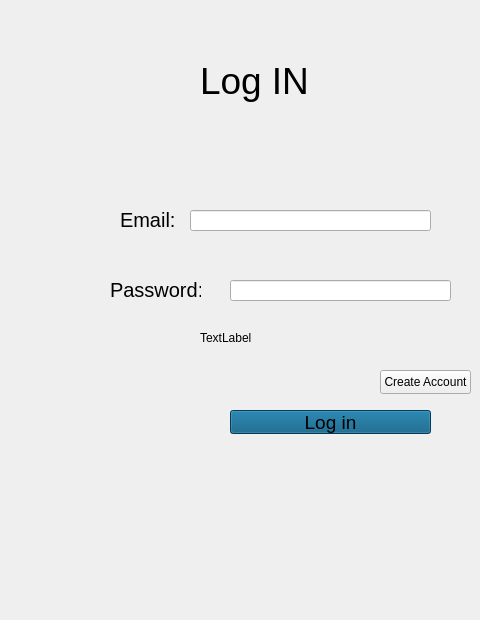
<?xml version="1.0" encoding="UTF-8"?>
<ui version="4.0">
 <class>Dialog</class>
 <widget class="QDialog" name="Dialog">
  <property name="geometry">
   <rect>
    <x>0</x>
    <y>0</y>
    <width>480</width>
    <height>620</height>
   </rect>
  </property>
  <property name="windowTitle">
   <string>Dialog</string>
  </property>
  <widget class="QLineEdit" name="confirmpass">
   <property name="geometry">
    <rect>
     <x>580</x>
     <y>770</y>
     <width>221</width>
     <height>21</height>
    </rect>
   </property>
  </widget>
  <widget class="QLineEdit" name="email">
   <property name="geometry">
    <rect>
     <x>560</x>
     <y>640</y>
     <width>241</width>
     <height>21</height>
    </rect>
   </property>
  </widget>
  <widget class="QPushButton" name="signupbutton">
   <property name="geometry">
    <rect>
     <x>570</x>
     <y>840</y>
     <width>201</width>
     <height>24</height>
    </rect>
   </property>
   <property name="styleSheet">
    <string notr="true">background-color: rgb(0, 85, 127);font-size:14pt;</string>
   </property>
   <property name="text">
    <string>Sign up</string>
   </property>
  </widget>
  <widget class="QLineEdit" name="password">
   <property name="geometry">
    <rect>
     <x>580</x>
     <y>720</y>
     <width>221</width>
     <height>21</height>
    </rect>
   </property>
  </widget>
  <widget class="QLabel" name="label_2">
   <property name="geometry">
    <rect>
     <x>420</x>
     <y>640</y>
     <width>71</width>
     <height>20</height>
    </rect>
   </property>
   <property name="styleSheet">
    <string notr="true">font-size:15pt;</string>
   </property>
   <property name="text">
    <string>Email:</string>
   </property>
  </widget>
  <widget class="QLabel" name="label_3">
   <property name="geometry">
    <rect>
     <x>420</x>
     <y>720</y>
     <width>91</width>
     <height>20</height>
    </rect>
   </property>
   <property name="styleSheet">
    <string notr="true">font-size:15pt;</string>
   </property>
   <property name="text">
    <string>Password:</string>
   </property>
  </widget>
  <widget class="QLabel" name="label_4">
   <property name="geometry">
    <rect>
     <x>420</x>
     <y>770</y>
     <width>141</width>
     <height>20</height>
    </rect>
   </property>
   <property name="styleSheet">
    <string notr="true">font-size:15pt;</string>
   </property>
   <property name="text">
    <string>confirm Pass:</string>
   </property>
  </widget>
  <widget class="QLabel" name="label">
   <property name="geometry">
    <rect>
     <x>550</x>
     <y>480</y>
     <width>141</width>
     <height>101</height>
    </rect>
   </property>
   <property name="styleSheet">
    <string notr="true">font-size:28pt;</string>
   </property>
   <property name="text">
    <string>Sign up</string>
   </property>
  </widget>
  <widget class="QLineEdit" name="email_2">
   <property name="geometry">
    <rect>
     <x>190</x>
     <y>210</y>
     <width>241</width>
     <height>21</height>
    </rect>
   </property>
  </widget>
  <widget class="QPushButton" name="loginbutton">
   <property name="geometry">
    <rect>
     <x>230</x>
     <y>410</y>
     <width>201</width>
     <height>24</height>
    </rect>
   </property>
   <property name="styleSheet">
    <string notr="true">background-color: rgb(0, 85, 127);font-size:14pt;</string>
   </property>
   <property name="text">
    <string>Log in</string>
   </property>
  </widget>
  <widget class="QLineEdit" name="password_2">
   <property name="geometry">
    <rect>
     <x>230</x>
     <y>280</y>
     <width>221</width>
     <height>21</height>
    </rect>
   </property>
  </widget>
  <widget class="QLabel" name="label_5">
   <property name="geometry">
    <rect>
     <x>120</x>
     <y>210</y>
     <width>71</width>
     <height>20</height>
    </rect>
   </property>
   <property name="styleSheet">
    <string notr="true">font-size:15pt;</string>
   </property>
   <property name="text">
    <string>Email:</string>
   </property>
  </widget>
  <widget class="QLabel" name="label_6">
   <property name="geometry">
    <rect>
     <x>110</x>
     <y>280</y>
     <width>91</width>
     <height>20</height>
    </rect>
   </property>
   <property name="styleSheet">
    <string notr="true">font-size:15pt;</string>
   </property>
   <property name="text">
    <string>Password:</string>
   </property>
  </widget>
  <widget class="QLabel" name="label_8">
   <property name="geometry">
    <rect>
     <x>200</x>
     <y>30</y>
     <width>141</width>
     <height>101</height>
    </rect>
   </property>
   <property name="styleSheet">
    <string notr="true">font-size:28pt;</string>
   </property>
   <property name="text">
    <string>Log IN</string>
   </property>
  </widget>
  <widget class="QLabel" name="error">
   <property name="geometry">
    <rect>
     <x>200</x>
     <y>330</y>
     <width>191</width>
     <height>16</height>
    </rect>
   </property>
   <property name="text">
    <string>TextLabel</string>
   </property>
  </widget>
  <widget class="QPushButton" name="creataccbutton">
   <property name="geometry">
    <rect>
     <x>380</x>
     <y>370</y>
     <width>91</width>
     <height>24</height>
    </rect>
   </property>
   <property name="text">
    <string>Create Account</string>
   </property>
  </widget>
 </widget>
 <resources/>
 <connections/>
</ui>
